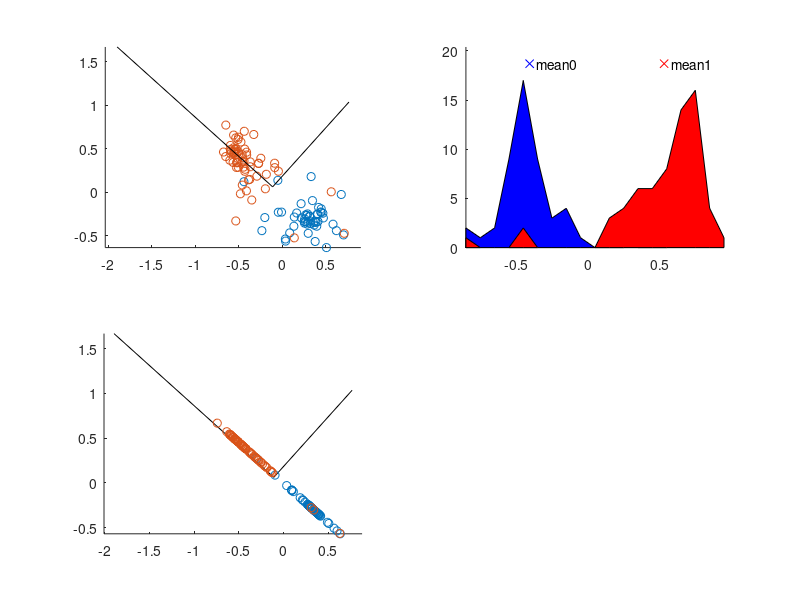

Reproduce this figure in MATLAB. (Note: this script raises an error after producing the figure.)
%% cleanup
%close all;
clear all;
clc;


%% visualize original data
load('pca_data.mat');
subplot(2,2,1);
cla;
hold on;
scatter(patterns(1, classes == 0), patterns(2, classes == 0), 'ro');
scatter(patterns(1, classes == 1), patterns(2, classes == 1), 'bo');
axis equal;
hold off;


%% perform pca
% translate every vector such that mean == (0,0)
mu = mean(patterns, 2);
tmp_patterns = patterns - repmat(mu, 1, size(patterns, 2));

% compute SVD
[U S V] = svd(tmp_patterns);
e1 = U(:,1); lambda1 = sqrt(S(1,1));
e2 = U(:,2); lambda2 = sqrt(S(2,2));

% visualize eigenvectors
subplot(2,2,1);
hold on;
plot([mu(1) mu(1)+e1(1)*lambda1], [mu(2) mu(2)+e1(2)*lambda1], 'black');
plot([mu(1) mu(1)+e2(1)*lambda2], [mu(2) mu(2)+e2(2)*lambda2], 'black');
hold off;

subplot(2,2,3);
hold on;
plot([mu(1) mu(1)+e1(1)*lambda1], [mu(2) mu(2)+e1(2)*lambda1], 'black');
plot([mu(1) mu(1)+e2(1)*lambda2], [mu(2) mu(2)+e2(2)*lambda2], 'black');
axis equal;
hold off;


%% transform (project on eigenvector with largest eigenvalue)
projected_2d = zeros(size(patterns));
projected_1d = zeros(1, size(patterns, 2));
for i = 1:size(patterns, 2)
    projected_1d(:,i) = e1' * patterns(:,i);
    projected_2d(:,i) = projected_1d(:,i) * e1;
end

% plot projected 2d-vectors
hold on;
scatter(projected_2d(1, classes == 0), projected_2d(2, classes == 0), 'r.');
scatter(projected_2d(1, classes == 1), projected_2d(2, classes == 1), 'b.');
hold off;

% compute remaining stuff
mu0 = mean(projected_1d(classes == 0));
mu1 = mean(projected_1d(classes == 1));

x = min(projected_1d):0.1:max(projected_1d);
counts0 = hist(projected_1d(classes == 0), x);
counts1 = hist(projected_1d(classes == 1), x);

% and a mle assuming a gaussian for each class
params0 = mle(x, 'frequency', counts0);
params1 = mle(x, 'frequency', counts1);

% visualize 1d crap
subplot(2,2,2);
cla;
hold on;
axis([min(x) max(x) 0 max([counts0 counts1])*1.2]);
area(x, counts0, 'FaceColor', 'b');
area(x, counts1, 'FaceColor', 'r');
plot(mu0, max([counts0 counts1])*1.1, 'bx');
plot(mu1, max([counts0 counts1])*1.1, 'rx');
text(mu0+0.05, max([counts0 counts1])*1.1, 'mean0');
text(mu1+0.05, max([counts0 counts1])*1.1, 'mean1');
alpha(0.7);
set(gca,'YTickLabel',[]);
set(gca,'YTick',[]);
hold off;

% visualize mle-gaussian of the two classes
x_gauss = min(projected_1d):0.01:max(projected_1d);
y_gauss0 = eval_gauss(x_gauss, params0(1), params0(2));
y_gauss1 = eval_gauss(x_gauss, params1(1), params1(2));
subplot(2,2,4);
cla;
hold on;
axis([min(x_gauss) max(x_gauss) 0 max([y_gauss0 y_gauss1])*1.2]);
area(x_gauss, y_gauss0, 'FaceColor', 'b');
area(x_gauss, y_gauss1, 'FaceColor', 'r');
plot(mu0, max([y_gauss0 y_gauss1])*1.1, 'bx');
plot(mu1, max([y_gauss0 y_gauss1])*1.1, 'rx');
text(mu0+0.05, max([y_gauss0 y_gauss1])*1.1, 'mean0');
text(mu1+0.05, max([y_gauss0 y_gauss1])*1.1, 'mean1');
alpha(0.7);
set(gca,'YTickLabel',[]);
set(gca,'YTick',[]);
hold off;


%% classify patterns (ex 24c)
a = [0.4; 0.6];
b = [-0.2; -0.6];

% transform to 1d
a_1d = e1' * a;
b_1d = e1' * b;

if norm(a_1d - mu0) < norm(a_1d - mu1)
    disp('1st test vector belongs to class 0');
else
    disp('1st test vector belongs to class 1');
end

if norm(b_1d - mu0) < norm(b_1d - mu1)
    disp('2nd test vector belongs to class 0');
else
    disp('2nd test vector belongs to class 1');
end
